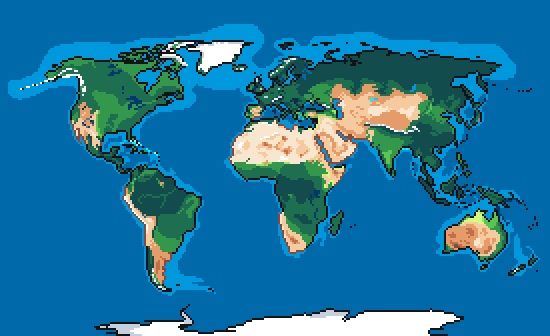
#> input picture assets/map.png, 550 x 336 px, found by its file name
$ python mapmatrix.py
#> lines starting #> are read from the running program, lines starting #| are printed output that depends on the picture; after the words box and inside, x2 and y2 are one past the last pixel; in counts of white or black regions, pixels touching at a corner belong together
import cv2
import numpy as np


image = cv2.imread("map.png")
#> image is the input picture: shape (336, 550, 3); mean B, G, R 156.8, 116.4, 29.2
# image = cv2.resize(image, (336, 550))
gray = cv2.cvtColor(image, cv2.COLOR_BGR2GRAY)
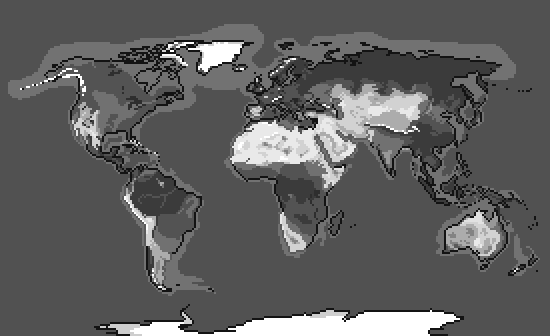
#> gray: shape (336, 550); min 19, max 255, mean 94.9
_, binary = cv2.threshold(gray, 128, 255, cv2.THRESH_BINARY)
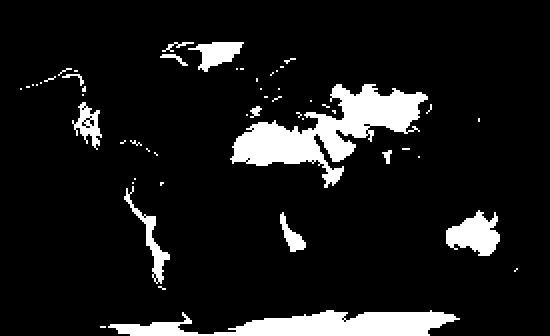
#> binary: shape (336, 550); 9.9% white; 53 white regions (34 under 20 px), largest, box (x1, y1, x2, y2) and area: (230, 84, 428, 188) 7680, (108, 310, 460, 336) 5408, (446, 210, 500, 256) 1532
boolean_matrix = binary == 255
print(boolean_matrix.shape)
#| (336, 550)
np.save("boolean_matrix.npy", boolean_matrix)
cv2.imshow("Binary Map", binary)
cv2.waitKey(0)
cv2.destroyAllWindows()
